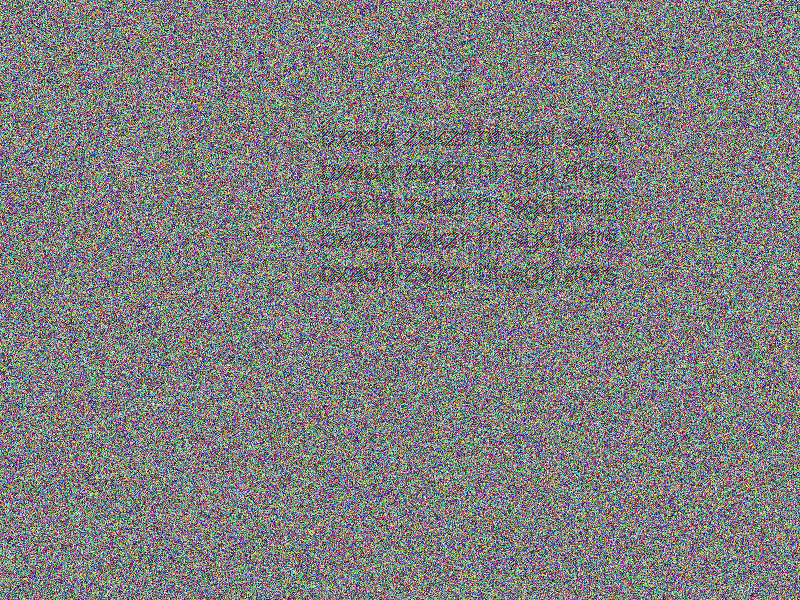
#> input picture challenge.png, 800 x 600 px
$ python solving.py
#> lines starting #> are read from the running program, lines starting #| are printed output that depends on the picture
from PIL import Image
import argparse

# Garde seulement les pixels proches des primaires (R,G,B) et du blanc; le reste devient noir.

def is_close(c, target, tol=15):
    return abs(c[0]-target[0]) <= tol and abs(c[1]-target[1]) <= tol and abs(c[2]-target[2]) <= tol

# Déchiffrement César: inverse avec clé positive (par défaut +1)
def caesar_decipher(text: str, key: int = 1) -> str:
    out = []
    for ch in text:
        if 'A' <= ch <= 'Z':
            base = ord('A')
            out.append(chr((ord(ch) - base + key) % 26 + base))
        elif 'a' <= ch <= 'z':
            base = ord('a')
            out.append(chr((ord(ch) - base + key) % 26 + base))
        else:
            out.append(ch)
    return ''.join(out)

if __name__ == '__main__':
    parser = argparse.ArgumentParser(description='Filtrage et déchiffrement (César) optionnel')
    parser.add_argument('--input', default='challenge.png', help='Image d\'entrée (PNG)')
    parser.add_argument('--output', default='output_inverted.png', help='Image de sortie filtrée (PNG)')
    parser.add_argument('--ciphertext', default='', help='Texte chifré lu sur l\'image; si fourni, sera déchifré en César')
    parser.add_argument('--key', type=int, default=1, help='Clé César pour déchiffrement (par défaut +1)')
    args = parser.parse_args()

    img = Image.open(args.input).convert('RGB')
#> img is the input picture: PIL image 800x600 RGB; mean R, G, B 126.8, 126.9, 127

    keep_colors = [(255,0,0), (0,255,0), (0,0,255)]  # Rouge, Vert, Bleu
    out_pixels = []

    for (r, g, b) in img.getdata():
        c = (r, g, b)
        keep = False
        # Blanc proche
        if r >= 240 and g >= 240 and b >= 240:
            keep = True
        else:
            # Vérifier proximité des primaires
            for t in keep_colors:
                if is_close(c, t, tol=20):
                    keep = True
                    break
        out_pixels.append(c if keep else (0,0,0))
#> this loop made 480000 passes
#> (r, g, b) on passes 1 to 3: (101, 122, 183), (184, 236, 40), (169, 48, 153)
#> after the loop, out_pixels = 480000 items

    out_img = Image.new('RGB', img.size)
#> out_img: PIL image 800x600 RGB; every value is 0
    out_img.putdata(out_pixels)
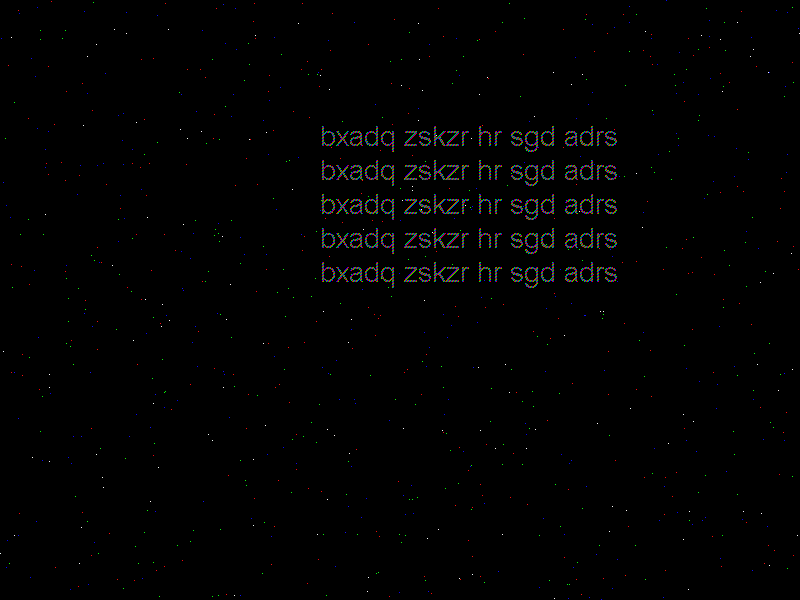
#> out_img: PIL image 800x600 RGB; mean R, G, B 1.6, 1.6, 1.6
    out_img.save(args.output, 'PNG')
    print(f'Image filtrée générée: {args.output}')

    # Déchiffrement optionnel
    if args.ciphertext:
        plaintext = caesar_decipher(args.ciphertext, key=args.key)
        print(f'Message déchiffré (César, clé=+{args.key}): {plaintext}')
